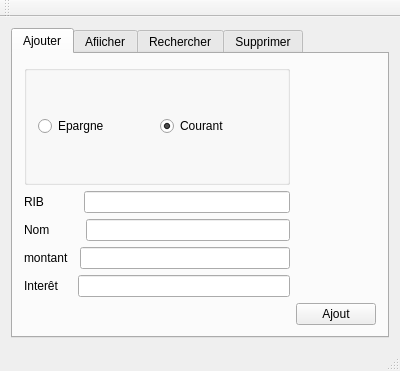
<?xml version="1.0" encoding="UTF-8"?>
<ui version="4.0">
 <class>MainWindow</class>
 <widget class="QMainWindow" name="MainWindow">
  <property name="geometry">
   <rect>
    <x>0</x>
    <y>0</y>
    <width>400</width>
    <height>371</height>
   </rect>
  </property>
  <property name="windowTitle">
   <string>ATB</string>
  </property>
  <widget class="QWidget" name="centralWidget">
   <layout class="QGridLayout" name="gridLayout_2">
    <item row="0" column="0">
     <widget class="QTabWidget" name="tabWidget">
      <property name="currentIndex">
       <number>0</number>
      </property>
      <widget class="QWidget" name="tab">
       <attribute name="title">
        <string>Ajouter</string>
       </attribute>
       <layout class="QGridLayout" name="gridLayout">
        <item row="5" column="1">
         <widget class="QPushButton" name="ajoutPB">
          <property name="text">
           <string>Ajout</string>
          </property>
         </widget>
        </item>
        <item row="0" column="0">
         <widget class="QGroupBox" name="compteGB">
          <property name="title">
           <string/>
          </property>
          <layout class="QHBoxLayout" name="horizontalLayout">
           <item>
            <widget class="QRadioButton" name="epargneRB">
             <property name="text">
              <string>Epargne</string>
             </property>
             <property name="checked">
              <bool>false</bool>
             </property>
            </widget>
           </item>
           <item>
            <widget class="QRadioButton" name="courantRB">
             <property name="text">
              <string>Courant</string>
             </property>
             <property name="checked">
              <bool>true</bool>
             </property>
            </widget>
           </item>
          </layout>
         </widget>
        </item>
        <item row="1" column="0">
         <layout class="QHBoxLayout" name="horizontalLayout_2">
          <item>
           <widget class="QLabel" name="ribLB">
            <property name="text">
             <string>RIB          </string>
            </property>
           </widget>
          </item>
          <item>
           <widget class="QLineEdit" name="ribLE"/>
          </item>
         </layout>
        </item>
        <item row="2" column="0">
         <layout class="QHBoxLayout" name="horizontalLayout_3">
          <item>
           <widget class="QLabel" name="nomLB">
            <property name="text">
             <string>Nom         </string>
            </property>
           </widget>
          </item>
          <item>
           <widget class="QLineEdit" name="nomLE"/>
          </item>
         </layout>
        </item>
        <item row="3" column="0">
         <layout class="QHBoxLayout" name="horizontalLayout_4">
          <item>
           <widget class="QLabel" name="montantLB">
            <property name="text">
             <string>montant  </string>
            </property>
           </widget>
          </item>
          <item>
           <widget class="QLineEdit" name="montantLE"/>
          </item>
         </layout>
        </item>
        <item row="4" column="0">
         <layout class="QHBoxLayout" name="horizontalLayout_5">
          <item>
           <widget class="QLabel" name="interetLB">
            <property name="text">
             <string>Interêt    </string>
            </property>
           </widget>
          </item>
          <item>
           <widget class="QLineEdit" name="interetLE"/>
          </item>
         </layout>
        </item>
       </layout>
       <zorder>ajoutPB</zorder>
       <zorder>compteGB</zorder>
       <zorder></zorder>
       <zorder></zorder>
       <zorder></zorder>
       <zorder></zorder>
      </widget>
      <widget class="QWidget" name="tab_2">
       <attribute name="title">
        <string>Afiicher</string>
       </attribute>
       <layout class="QGridLayout" name="gridLayout_3">
        <item row="0" column="0">
         <widget class="QTableView" name="bankView"/>
        </item>
       </layout>
      </widget>
      <widget class="QWidget" name="tab_3">
       <attribute name="title">
        <string>Rechercher</string>
       </attribute>
       <layout class="QGridLayout" name="gridLayout_4">
        <item row="0" column="0">
         <layout class="QHBoxLayout" name="horizontalLayout_7">
          <item>
           <layout class="QHBoxLayout" name="horizontalLayout_6">
            <item>
             <widget class="QLabel" name="ribRechLB">
              <property name="text">
               <string>RIB          </string>
              </property>
             </widget>
            </item>
            <item>
             <widget class="QLineEdit" name="ribRechLE"/>
            </item>
           </layout>
          </item>
          <item>
           <widget class="QPushButton" name="rechercherPB">
            <property name="text">
             <string>rechercher</string>
            </property>
           </widget>
          </item>
         </layout>
        </item>
        <item row="1" column="0">
         <spacer name="verticalSpacer">
          <property name="orientation">
           <enum>Qt::Vertical</enum>
          </property>
          <property name="sizeHint" stdset="0">
           <size>
            <width>20</width>
            <height>32</height>
           </size>
          </property>
         </spacer>
        </item>
        <item row="2" column="0">
         <widget class="QTableView" name="RechercheView"/>
        </item>
       </layout>
      </widget>
      <widget class="QWidget" name="tab_4">
       <attribute name="title">
        <string>Supprimer</string>
       </attribute>
       <layout class="QGridLayout" name="gridLayout_5">
        <item row="0" column="0">
         <layout class="QHBoxLayout" name="horizontalLayout_8">
          <item>
           <layout class="QHBoxLayout" name="horizontalLayout_9">
            <item>
             <widget class="QLabel" name="ribSupLB">
              <property name="text">
               <string>RIB          </string>
              </property>
             </widget>
            </item>
            <item>
             <widget class="QLineEdit" name="ribSupLE"/>
            </item>
           </layout>
          </item>
          <item>
           <widget class="QPushButton" name="supprimerPB">
            <property name="text">
             <string>Supprimer</string>
            </property>
           </widget>
          </item>
         </layout>
        </item>
        <item row="1" column="0">
         <spacer name="verticalSpacer_2">
          <property name="orientation">
           <enum>Qt::Vertical</enum>
          </property>
          <property name="sizeHint" stdset="0">
           <size>
            <width>20</width>
            <height>222</height>
           </size>
          </property>
         </spacer>
        </item>
       </layout>
      </widget>
     </widget>
    </item>
   </layout>
  </widget>
  <widget class="QMenuBar" name="menuBar">
   <property name="geometry">
    <rect>
     <x>0</x>
     <y>0</y>
     <width>400</width>
     <height>21</height>
    </rect>
   </property>
  </widget>
  <widget class="QToolBar" name="mainToolBar">
   <attribute name="toolBarArea">
    <enum>TopToolBarArea</enum>
   </attribute>
   <attribute name="toolBarBreak">
    <bool>false</bool>
   </attribute>
  </widget>
  <widget class="QStatusBar" name="statusBar"/>
 </widget>
 <layoutdefault spacing="6" margin="11"/>
 <resources/>
 <connections/>
</ui>
